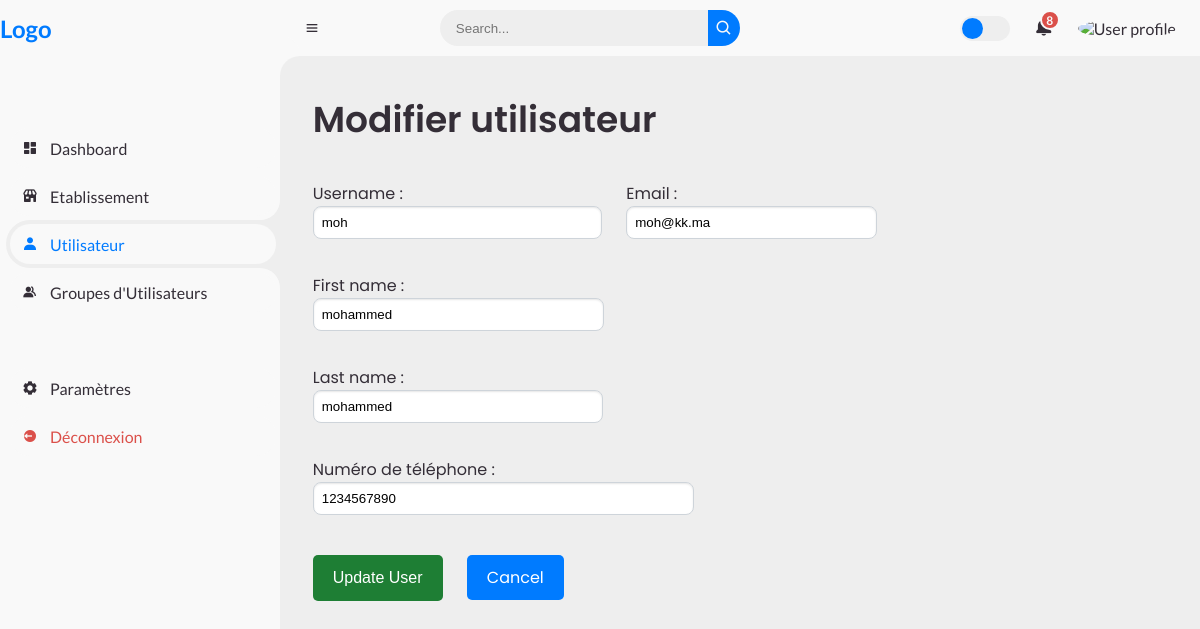
/dashboard/edit_user/1/, run on an earlier commit of the app's database.
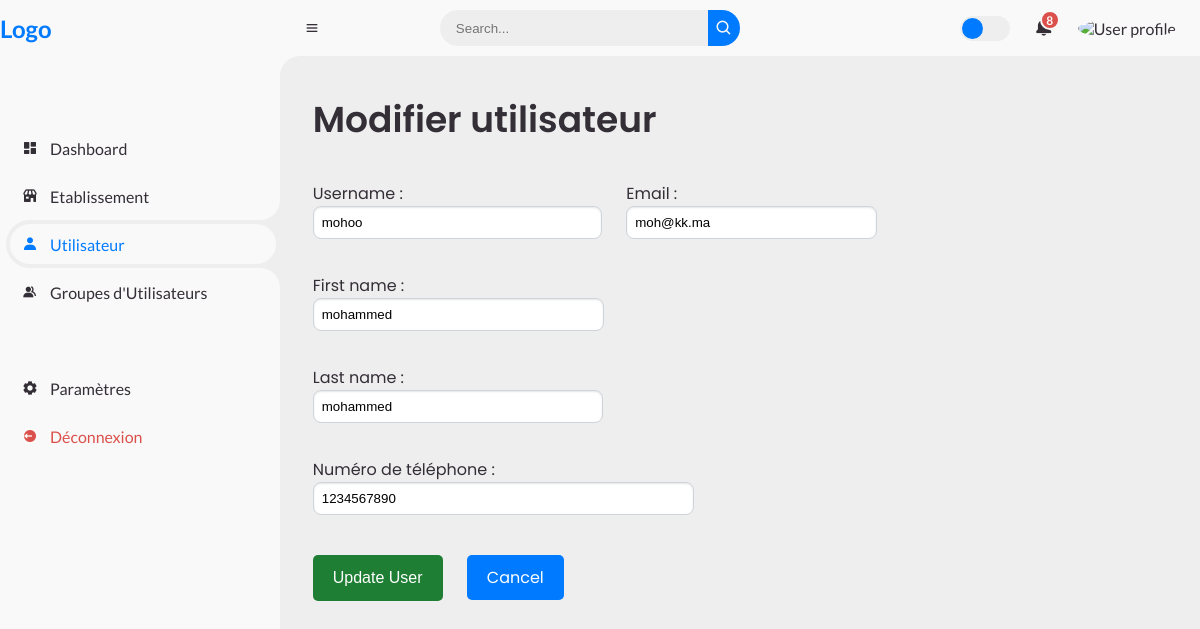
And on a later commit of the database.
### dashboard/models.py (models this page shows, shortened)
class NormalUser(models.Model):
    username = models.CharField(max_length=150, unique=True)
    email = models.EmailField(unique=True)
    first_name = models.CharField(max_length=30, blank=True)
    last_name = models.CharField(max_length=30, blank=True)
    phone_number = models.CharField(verbose_name="Numéro de téléphone", max_length=20, default="1234567890")
    date_joined = models.DateTimeField(auto_now_add=True)
    is_active = models.BooleanField(default=True)

### dashboard/views.py (the view)
# urls.py: path('edit_user/<int:user_id>/', views.edit_user, name='edit_user'),
def edit_user(request, user_id):
    user = get_object_or_404(NormalUser, pk=user_id)
    if request.method == 'POST':
        form = NormalUserForm(request.POST, instance=user)
        if form.is_valid():
            form.save()
            messages.success(request, "User updated successfully!")
            return redirect('dashboard:utilisateur')
        else:
            messages.error(request, "Error updating the user.")
    else:
        form = NormalUserForm(instance=user)
    return render(request, 'edit_user.html', {'form': form, 'user': user, 'current_section': 'utilisateur'})

### dashboard/forms.py
class NormalUserForm(forms.ModelForm):
    class Meta:
        model = NormalUser
        fields = ['username', 'email', 'first_name', 'last_name', 'phone_number']
        widgets = {
            'phone_number': forms.TextInput(attrs={'class': 'form-control'}),
            'email': forms.EmailInput(attrs={'class': 'form-control'}),
            'username': forms.TextInput(attrs={'class': 'form-control'}),
            'first_name': forms.TextInput(attrs={'class': 'form-control'}),
            'last_name': forms.TextInput(attrs={'class': 'form-control'}),
        }

### dashboard/templates/edit_user.html (shortened to what this page needs)
{% extends 'base.html' %}
{% block content %}
<div class="container">
    <div class="head-title">
        <div class="left">
            <h1>Modifier utilisateur</h1>
        </div>
    </div>
    <form method="POST">
        <div class="table-data">
        {{ form.as_p }}
        </div>
        <button type="submit" class="btn btn-primary update-btn">Update User</button>
        <a href="{% url 'dashboard:utilisateur' %}" class="btn btn-secondary cancel-btn">Cancel</a>
    </form>
</div>
{% endblock %}

What changed in the data, as far as the page shows it:
changed NormalUser "moh@kk.ma": username "moh" → "mohoo"
